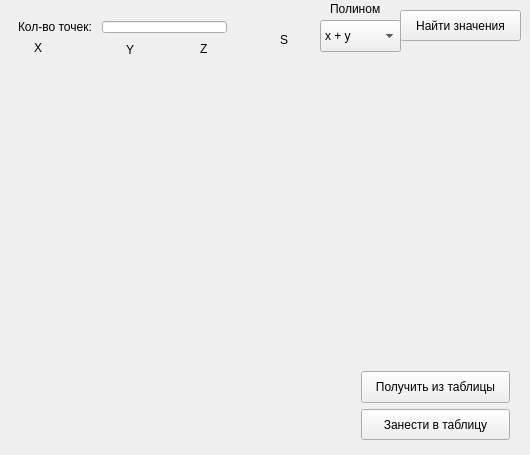
<?xml version="1.0" encoding="UTF-8"?>
<ui version="4.0">
 <class>MainWindow</class>
 <widget class="QMainWindow" name="MainWindow">
  <property name="geometry">
   <rect>
    <x>0</x>
    <y>0</y>
    <width>530</width>
    <height>455</height>
   </rect>
  </property>
  <property name="windowTitle">
   <string>МНК</string>
  </property>
  <widget class="QWidget" name="centralWidget">
   <widget class="QWidget" name="gridLayoutWidget">
    <property name="geometry">
     <rect>
      <x>7</x>
      <y>10</y>
      <width>231</width>
      <height>34</height>
     </rect>
    </property>
    <layout class="QGridLayout" name="gridLayout">
     <item row="0" column="0">
      <widget class="QLabel" name="nLabel">
       <property name="text">
        <string>Кол-во точек: </string>
       </property>
      </widget>
     </item>
     <item row="0" column="1">
      <widget class="QLineEdit" name="nEdit"/>
     </item>
    </layout>
   </widget>
   <widget class="QLabel" name="xLabel">
    <property name="geometry">
     <rect>
      <x>30</x>
      <y>40</y>
      <width>16</width>
      <height>16</height>
     </rect>
    </property>
    <property name="text">
     <string>X</string>
    </property>
    <property name="alignment">
     <set>Qt::AlignCenter</set>
    </property>
   </widget>
   <widget class="QLabel" name="yLabel">
    <property name="geometry">
     <rect>
      <x>120</x>
      <y>40</y>
      <width>20</width>
      <height>20</height>
     </rect>
    </property>
    <property name="text">
     <string>Y</string>
    </property>
    <property name="alignment">
     <set>Qt::AlignCenter</set>
    </property>
   </widget>
   <widget class="QPushButton" name="mnk_button">
    <property name="geometry">
     <rect>
      <x>400</x>
      <y>10</y>
      <width>121</width>
      <height>31</height>
     </rect>
    </property>
    <property name="text">
     <string>Найти значения</string>
    </property>
   </widget>
   <widget class="QWidget" name="verticalLayoutWidget">
    <property name="geometry">
     <rect>
      <x>10</x>
      <y>60</y>
      <width>71</width>
      <height>391</height>
     </rect>
    </property>
    <layout class="QVBoxLayout" name="xLayout"/>
   </widget>
   <widget class="QWidget" name="verticalLayoutWidget_2">
    <property name="geometry">
     <rect>
      <x>90</x>
      <y>60</y>
      <width>71</width>
      <height>391</height>
     </rect>
    </property>
    <layout class="QVBoxLayout" name="yLayout"/>
   </widget>
   <widget class="QLabel" name="sLabel">
    <property name="geometry">
     <rect>
      <x>280</x>
      <y>30</y>
      <width>20</width>
      <height>20</height>
     </rect>
    </property>
    <property name="text">
     <string>S</string>
    </property>
   </widget>
   <widget class="QWidget" name="verticalLayoutWidget_3">
    <property name="geometry">
     <rect>
      <x>250</x>
      <y>60</y>
      <width>83</width>
      <height>391</height>
     </rect>
    </property>
    <layout class="QVBoxLayout" name="sLayout"/>
   </widget>
   <widget class="QWidget" name="verticalLayoutWidget_4">
    <property name="geometry">
     <rect>
      <x>350</x>
      <y>360</y>
      <width>171</width>
      <height>91</height>
     </rect>
    </property>
    <layout class="QVBoxLayout" name="dbLayout">
     <item>
      <widget class="QPushButton" name="outbaseButton">
       <property name="enabled">
        <bool>true</bool>
       </property>
       <property name="sizePolicy">
        <sizepolicy hsizetype="Minimum" vsizetype="Minimum">
         <horstretch>0</horstretch>
         <verstretch>0</verstretch>
        </sizepolicy>
       </property>
       <property name="text">
        <string>Получить из таблицы</string>
       </property>
      </widget>
     </item>
     <item>
      <widget class="QPushButton" name="inbaseButton">
       <property name="sizePolicy">
        <sizepolicy hsizetype="Minimum" vsizetype="Minimum">
         <horstretch>0</horstretch>
         <verstretch>0</verstretch>
        </sizepolicy>
       </property>
       <property name="text">
        <string>Занести в таблицу</string>
       </property>
      </widget>
     </item>
    </layout>
   </widget>
   <widget class="QLabel" name="zLabel">
    <property name="geometry">
     <rect>
      <x>200</x>
      <y>40</y>
      <width>16</width>
      <height>18</height>
     </rect>
    </property>
    <property name="text">
     <string>Z</string>
    </property>
   </widget>
   <widget class="QWidget" name="verticalLayoutWidget_5">
    <property name="geometry">
     <rect>
      <x>170</x>
      <y>60</y>
      <width>61</width>
      <height>391</height>
     </rect>
    </property>
    <layout class="QVBoxLayout" name="zLayout"/>
   </widget>
   <widget class="QWidget" name="verticalLayoutWidget_6">
    <property name="geometry">
     <rect>
      <x>410</x>
      <y>50</y>
      <width>111</width>
      <height>281</height>
     </rect>
    </property>
    <layout class="QVBoxLayout" name="resLayout"/>
   </widget>
   <widget class="QLabel" name="label">
    <property name="geometry">
     <rect>
      <x>330</x>
      <y>0</y>
      <width>59</width>
      <height>18</height>
     </rect>
    </property>
    <property name="text">
     <string>Полином</string>
    </property>
   </widget>
   <widget class="QComboBox" name="polynomeBox">
    <property name="geometry">
     <rect>
      <x>320</x>
      <y>20</y>
      <width>81</width>
      <height>32</height>
     </rect>
    </property>
    <item>
     <property name="text">
      <string>x + y</string>
     </property>
    </item>
    <item>
     <property name="text">
      <string>x + y^2</string>
     </property>
    </item>
    <item>
     <property name="text">
      <string>x^2 + y</string>
     </property>
    </item>
    <item>
     <property name="text">
      <string>x^2 + y^2</string>
     </property>
    </item>
   </widget>
  </widget>
 </widget>
 <layoutdefault spacing="6" margin="11"/>
 <resources/>
 <connections/>
</ui>
